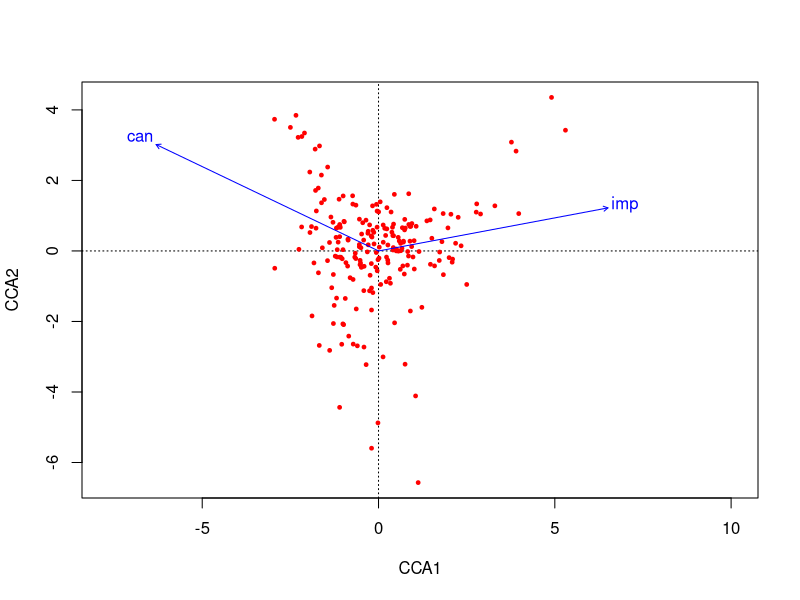
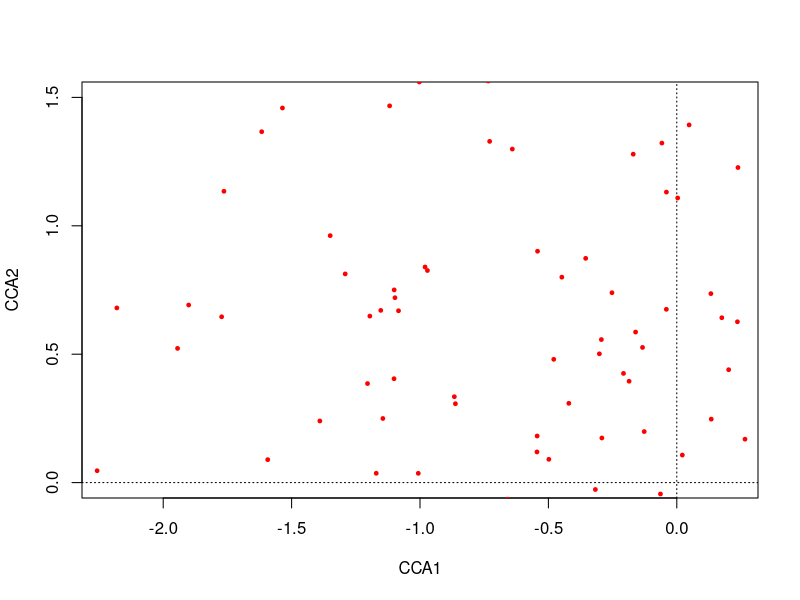
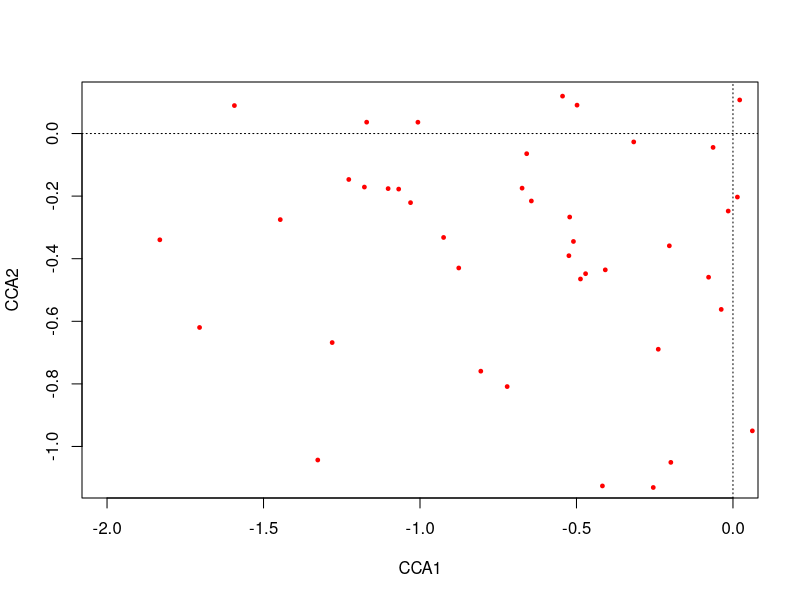
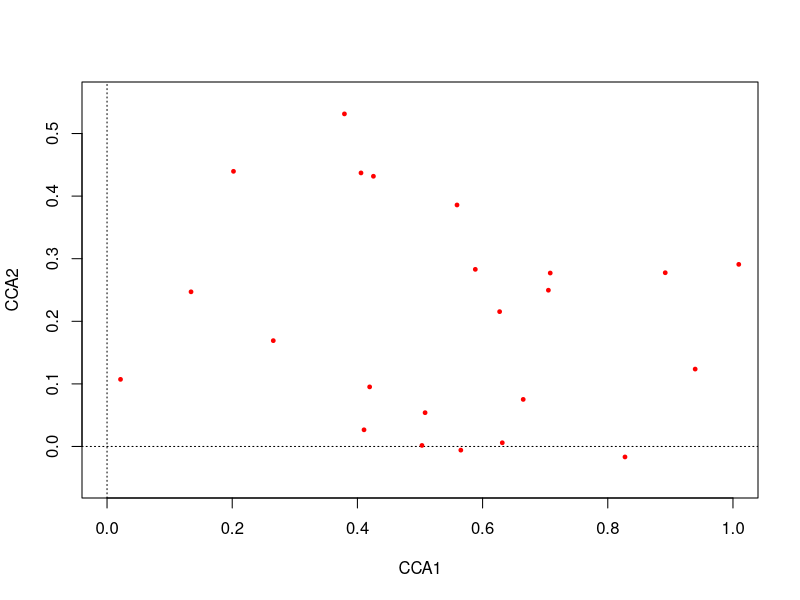
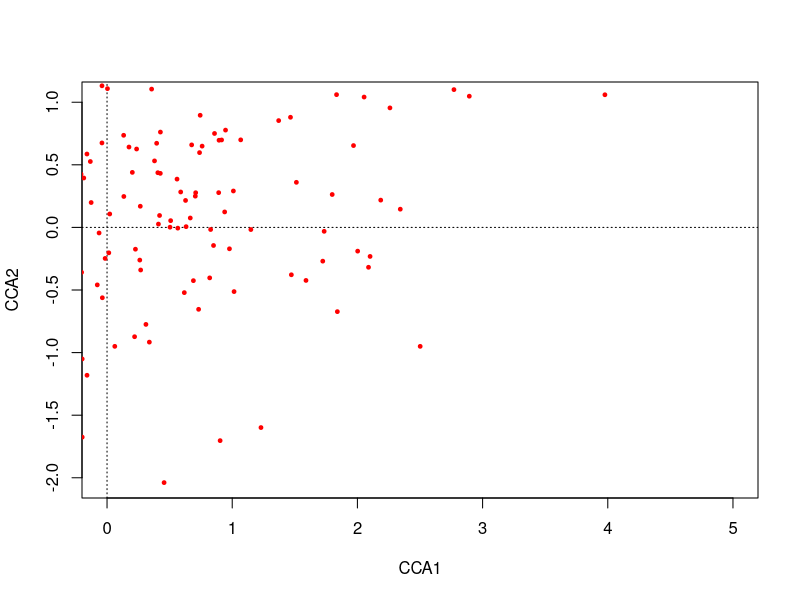
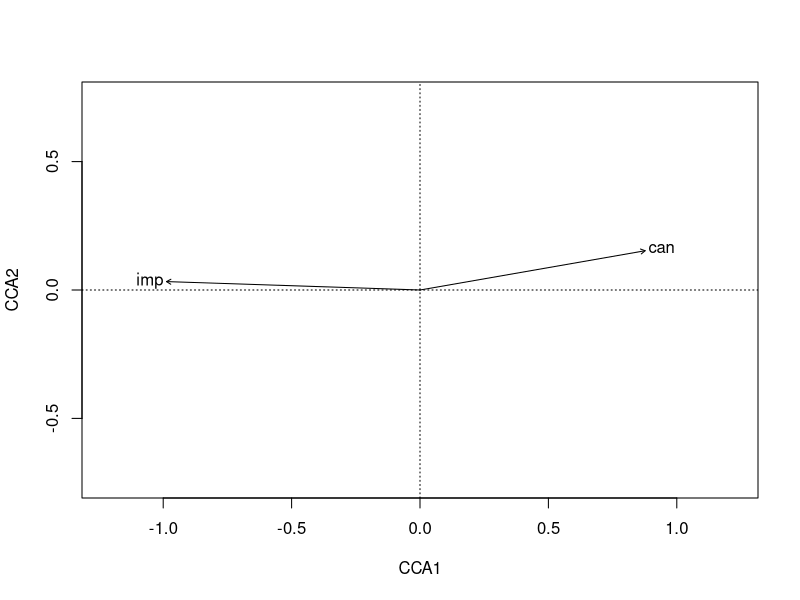
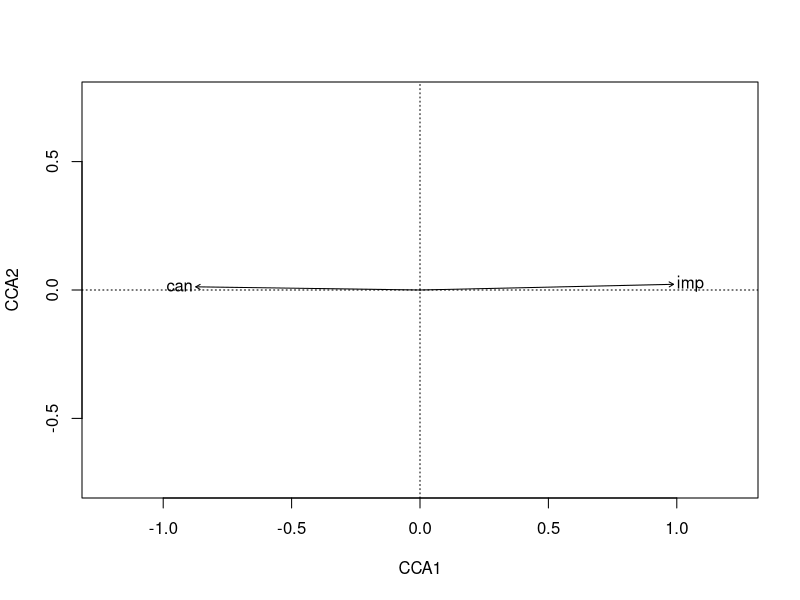
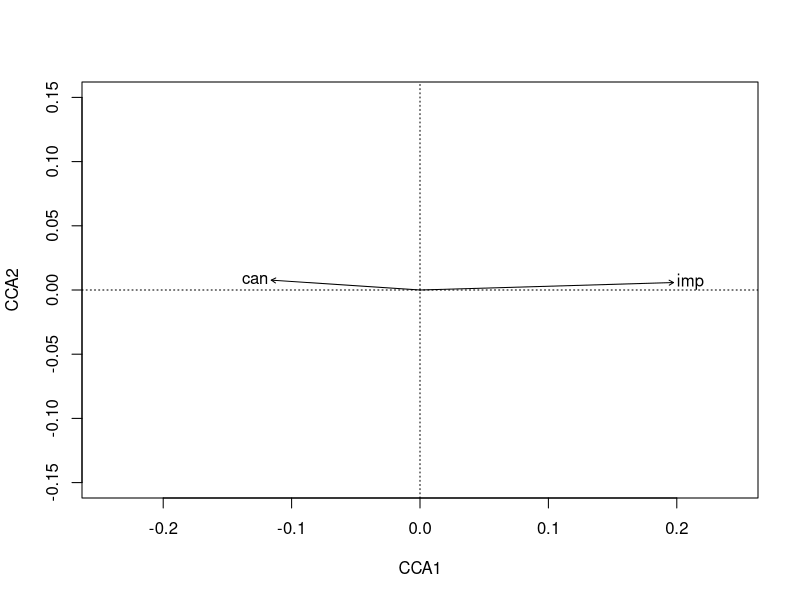

Source code (R) for these figures, in order:
#--------------------------------------------------------------------------------*
# ---- SET-UP ----
#================================================================================*

# Load packages:

library(vegan)
library(reshape)

# Get data:

setwd('~/Community_analysis')

pc = read.csv('derived-data/pc_10_14.csv')
g = read.csv('derived-data/guilds.csv')
lc = read.csv('derived-data/pts_lc100.csv')

#--------------------------------------------------------------------------------*
# ---- PREPARE DATA FOR ANALYSIS ----
#================================================================================*

# For this run, I will use the max count per location across distance classes:

pc$counts = pc[,7]+pc[,8]+pc[,9]+pc[,10]+pc[,11]

# Prepare count frame

pc = pc[,-c(3:5,7:15)]

t = melt(pc, id = c('site','year','species'))

t2 = cast(t, site ~ species ~ variable,max)

t3 = data.frame(t2)

t3m = as.matrix(t3)

t3m[t3m == -Inf]<-0

t4 = data.frame(t3m)

colnames(t4) = gsub('.counts','',colnames(t4))

# One of the sites has never had a count, remove it:

t4$sums = rowSums(t4)

t4 = t4[t4$sums!=0,-56]

# Ensure all lc and pc files are covered (and vice-versa):

lc = unique(lc)

lc.sites = data.frame(lc[,1])
  colnames(lc.sites) = 'site'

t4$site = row.names(t4)

t5 = merge(t4, lc.sites, all = F)

pc.sites = data.frame(t5$site)
  names(pc.sites) = 'site'

pc = t5[,-1]

lc1 = merge(lc, pc.sites, all = F, incomparables = NA)

lc = lc1

#--------------------------------------------------------------------------------*
# ---- Log-transform count data ----
#================================================================================*

head(pc)

pc2 = pc[,-53]

for(i in 1:dim(pc2)[2]){
  pc2[,i] = log(1+pc2[,i])
}

#--------------------------------------------------------------------------------*
# ---- ORDINATION BY SPECIES ----
#================================================================================*

ord2 <- cca(pc ~ imp+can, data=lc)

# Ordination of imp and can only

ord2

plot(ord2, type = "n")
points(ord2, display = "sites", cex = 0.5, pch=19, col="red")
text(ord2, display = "spec", cex=0.7, col="darkgreen")
ord2.fit <- envfit(ord2 ~ imp+can, data=lc, perm=1000)
plot(ord2.fit)

# Upper left quadrant, high can, low imp:

plot(ord2, type = "n", xlim = c(-2,0),ylim = c(0,1.5))
points(ord2, display = "sites", cex = 0.5, pch=19, col="red")
text(ord2, display = "spec", cex=0.7, col="darkgreen")

# Lower left quadrant, low can, low imp:

plot(ord2, type = "n", xlim = c(-2,0),ylim = c(-1,0))
points(ord2, display = "sites", cex = 0.5, pch=19, col="red")
text(ord2, display = "spec", cex=0.7, col="darkgreen")

# Upper right quadrant, "high" can, high imp:

plot(ord2, type = "n", xlim = c(0,1),ylim = c(0,.5))
points(ord2, display = "sites", cex = 0.5, pch=19, col="red")
text(ord2, display = "spec", cex=0.7, col="darkgreen")

# Lower right quadrant, low can, high imp:

plot(ord2, type = "n", xlim = c(0,5),ylim = c(-1,0))
points(ord2, display = "sites", cex = 0.5, pch=19, col="red")
text(ord2, display = "spec", cex=0.7, col="darkgreen")

anova(ord2)

# Explained variance

ord2 # Ack! 0.0719!

ord2.imp <- cca(pc ~ imp, data=lc) # .049 ... can explains .0229 that imp does not

ord2.can <- cca(pc ~ can, data=lc) # .0451 ... imp explains .0268 that can does not

#--------------------------------------------------------------------------------*
# ---- ORDINATION BY GUILD ----
#================================================================================*

pc = read.csv('derived-data/pc_10_14.csv')
g$species = tolower(g$species)

pcg = merge(pc,g, all = F)


#### Prepare count frame ----

# For this run, I will use the max count per location across distance classes:

pcg$counts = pcg[,7]+pcg[,8]+pcg[,9]+pcg[,10]+pcg[,11]

# Remove Bert Drake:

pcg = pcg[pcg$site!='DRAKBERMD1',]

# Separate by life history trait

pcg.troph = pcg
pcg.nest = pcg
pcg.migr = pcg

pcg$trophic = paste(pcg.troph$foraging, pcg.troph$trophic, sep='-')


trophic = aggregate(pcg$counts,by = list(pcg$site,pcg$year,pcg$trophic),sum)
names(trophic) = c('site','year','guild','count')
nest = aggregate(pcg$counts,by = list(pcg$site,pcg$year,pcg$nest),sum)
names(nest) = c('site','year','guild','count')
mig = aggregate(pcg$counts,by = list(pcg$site,pcg$year,pcg$migratory),sum)
names(mig) = c('site','year','guild','count')


# Function to prepare count frames

prep.guild = function(life.history){
  t = melt(life.history, id = c('site','year','guild'))
  t2 = cast(t, site ~ guild,max)
  t3 = data.frame(t2)[,-1]
  t3m = as.matrix(t3)
  t3m[t3m == -Inf]<-0
  t4 = data.frame(t3m)
  t4$site = t2$site
  lc = unique(lc)
  lc.sites = data.frame(lc[,1])
  colnames(lc.sites) = 'site'
  t5 = merge(t4, lc.sites, all = F)
  pc.sites = data.frame(t2$site)
  names(pc.sites) = 'site'
  t5 = t5[,-1]
  # Convert to log-transformed counts:
  pc2 = t5  
  for(i in 1:dim(pc2)[2]){
    pc2[,i] = log(1+pc2[,i])
  }
  pc2
}

trophic = prep.guild(trophic)
nest = prep.guild(nest)
mig = prep.guild(mig)

ord.troph <- cca(trophic ~ can+imp, data=lc)
ord.nest <- cca(nest ~ can+imp, data=lc)
ord.mig <- cca(mig ~ can+imp, data=lc)

# Explore explained variance

ord.troph # .1034

cca(trophic ~ imp, data=lc) # .0861, .0173 explained by can not explained by imp

cca(trophic ~ can, data=lc) # .0652, .0382 explained by imp not explained by can

#

ord.nest # .2005

cca(nest ~ imp, data=lc) # .1826, .0179 explained by can not explained by imp

cca(nest ~ can, data=lc) # .1447, .0558 explained by imp not explained by can

#

ord.mig # .05710

cca(mig ~ imp, data=lc) # .0526, .0045 explained by can not explained by imp

cca(mig ~ can, data=lc) # .0196, .0375 explained by imp not explained by can

plot(ord.troph, type = "n",xlim = c(-.75,.75),ylim = c(-.75,.75))
ord.fit = envfit(ord.troph ~ imp + can, data=lc, perm=1000)
plot(ord.fit, col =1)
text(ord.troph, display = "spec", cex=0.75, col="darkgreen")

plot(ord.nest, type = "n",xlim = c(-.75,.75),ylim = c(-.75,.75))
ord.fit = envfit(ord.nest ~ imp + can, data=lc, perm=1000)
plot(ord.fit, col =1)
text(ord.nest, display = "spec", cex=1, col="red")

plot(ord.mig, type = "n",xlim = c(-.15,.15),ylim = c(-.15,.15))
ord.fit = envfit(ord.mig ~ imp + can, data=lc, perm=1000)
plot(ord.fit, col =1)
text(ord.mig, display = "spec", cex=1.5, col="blue")
